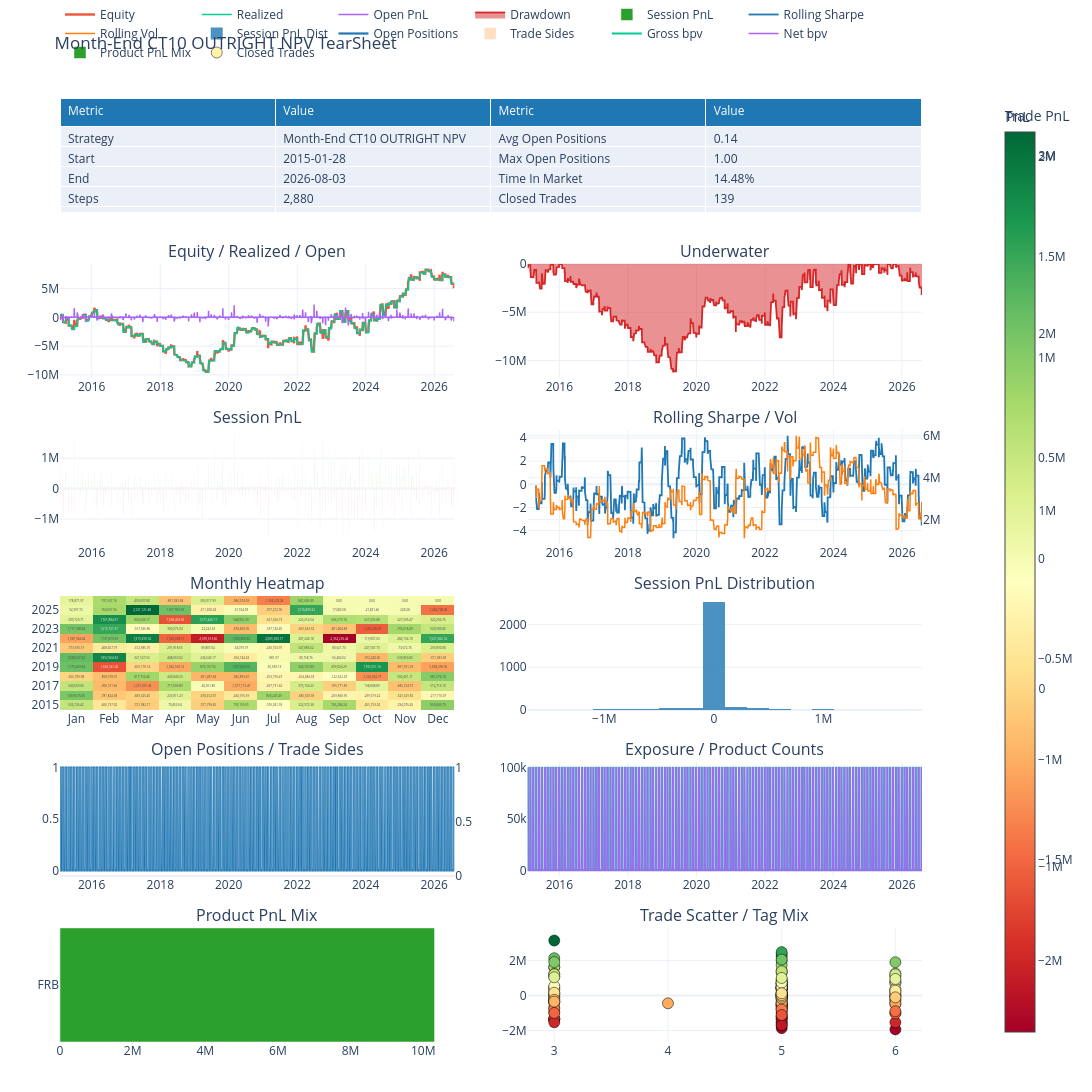

The cell this chart's notebook holds for it:
### Code cell
tearsheet = QueryBacktestTearSheet.from_backtest(bt)
# mpl_fig = tearsheet.plot_matplotlib()
plotly_fig = tearsheet.plot_plotly()
plotly_fig.show()
# summary = tearsheet.summary_frame

### Figure 1 — Plotly figure (JSON) as saved in the notebook; plotly's stock layout.template omitted (floating-point values rounded to 4 significant figures; data arrays with more than 128 entries replaced by an {"elided": "..."} marker saying what was removed)
{"data": [{"cells": {"align": "left", "values": [["Strategy", "Start", "End", "Steps", "Sessions", "Total PnL", "Realized PnL", "Open PnL", "Gross Realized", "Fees", "Avg Session PnL", "Best Session", "Worst Session", "Positive Sessions", "Negative Sessions", "Session Vol", "Sharpe", "Sortino", "Max Drawdown", "Current Drawdown", "VaR 95", "CVaR 95", "Entry Count", "Exit Count", "Trade Sides", "Active Trading Sessions", "Avg Entries / Session", "Avg Exits / Session", "Avg Sides / Session", "Avg Entries / Active Session", "Avg Exits / Active Session"], ["Month-End CT10 OUTRIGHT NPV", "2015-01-28", "2026-08-03", "2,880", "2,880", "5,909,655.94", "5,909,655.94", "0.00", "24,213,175.99", "13,900,000.00", "2,051.96", "1,742,696.62", "-1,637,326.86", "7.53%", "6.94%", "3,309,224.77", "0.16", "0.10", "-11,229,314.56", "-2,370,685.32", "-169,621.09", "-556,863.66", "139", "139", "278", "278", "0.05", "0.05", "0.10", "0.50", "0.50"], ["Avg Open Positions", "Max Open Positions", "Time In Market", "Closed Trades", "Winning Trades", "Losing Trades", "Flat Trades", "Open Trades", "Trade Hit Rate", "Profit Factor", "Payoff Ratio", "Gross Profit", "Gross Loss", "Expectancy", "Avg Trade PnL", "Median Trade PnL", "Avg Win", "Median Win", "Avg Loss", "Median Loss", "Max Win Trade", "Max Loss Trade", "Avg Hold Days", "Median Hold Days", "P90 Hold Days", "Avg Winner Hold", "Avg Loser Hold", "Avg Hold Steps", "Max Win Streak", "Max Loss Streak", "Current Trade Streak"], ["0.14", "1.00", "14.48%", "139", "72", "67", "0", "0", "51.80%", "1.22", "1.13", "57,810,151.51", "47,496,975.52", "74,195.51", "74,195.51", "43,255.94", "802,918.77", "562,472.68", "-708,910.08", "-574,187.70", "3,135,006.52", "-1,932,608.31", "4.68", "5.00", "6.00", "4.71", "4.66", "3.00", "5", "4", "Win 1"]]}, "domain": {"x": [0, 0.94], "y": [0.8792, 1]}, "header": {"align": "left", "fill": {"color": "#1f77b4"}, "font": {"color": "white"}, "values": ["Metric", "Value", "Metric", "Value"]}, "type": "table"}, {"line": {"width": 2.4}, "mode": "lines", "name": "Equity", "type": "scatter", "x": {"elided": "2880 str values"}, "xaxis": "x", "y": {"elided": "2880 float values"}, "yaxis": "y"}, {"line": {"width": 1.5}, "mode": "lines", "name": "Realized", "type": "scatter", "x": {"elided": "2880 str values"}, "xaxis": "x", "y": {"elided": "2880 float values"}, "yaxis": "y"}, {"line": {"width": 1.5}, "mode": "lines", "name": "Open PnL", "type": "scatter", "x": {"elided": "2880 str values"}, "xaxis": "x", "y": {"elided": "2880 float values"}, "yaxis": "y"}, {"fill": "tozeroy", "line": {"color": "#d62728", "width": 1.8}, "mode": "lines", "name": "Drawdown", "type": "scatter", "x": {"elided": "2880 str values"}, "xaxis": "x2", "y": {"elided": "2880 float values"}, "yaxis": "y2"}, {"marker": {"color": {"elided": "2880 str values"}}, "name": "Session PnL", "type": "bar", "x": {"elided": "2880 str values"}, "xaxis": "x3", "y": {"elided": "2880 float values"}, "yaxis": "y3"}, {"line": {"color": "#1f77b4", "width": 1.8}, "mode": "lines", "name": "Rolling Sharpe", "type": "scatter", "x": {"elided": "2880 str values"}, "xaxis": "x4", "y": {"elided": "2880 float values"}, "yaxis": "y4"}, {"line": {"color": "#ff7f0e", "width": 1.5}, "mode": "lines", "name": "Rolling Vol", "type": "scatter", "x": {"elided": "2880 str values"}, "xaxis": "x4", "y": {"elided": "2880 float values"}, "yaxis": "y5"}, {"colorbar": {"title": {"text": "PnL"}}, "colorscale": [[0, "rgb(165,0,38)"], [0.1, "rgb(215,48,39)"], [0.2, "rgb(244,109,67)"], [0.3, "rgb(253,174,97)"], [0.4, "rgb(254,224,139)"], [0.5, "rgb(255,255,191)"], [0.6, "rgb(217,239,139)"], [0.7, "rgb(166,217,106)"], [0.8, "rgb(102,189,99)"], [0.9, "rgb(26,152,80)"], [1, "rgb(0,104,55)"]], "text": {"elided": "12x12 str values"}, "texttemplate": "%{text}", "type": "heatmap", "x": ["Jan", "Feb", "Mar", "Apr", "May", "Jun", "Jul", "Aug", "Sep", "Oct", "Nov", "Dec"], "xaxis": "x5", "y": ["2015", "2016", "2017", "2018", "2019", "2020", "2021", "2022", "2023", "2024", "2025", "2026"], "yaxis": "y6", "z": {"elided": "12x12 float values"}}, {"marker": {"color": "#1f77b4"}, "name": "Session PnL Dist", "nbinsx": 30, "opacity": 0.8, "type": "histogram", "x": {"elided": "2880 float values"}, "xaxis": "x6", "yaxis": "y7"}, {"line": {"color": "#1f77b4", "width": 2.2}, "mode": "lines", "name": "Open Positions", "type": "scatter", "x": {"elided": "2880 str values"}, "xaxis": "x7", "y": {"elided": "2880 float values"}, "yaxis": "y8"}, {"marker": {"color": "#ff7f0e"}, "name": "Trade Sides", "opacity": 0.25, "type": "bar", "x": {"elided": "2880 str values"}, "xaxis": "x7", "y": {"elided": "2880 float values"}, "yaxis": "y9"}, {"line": {"width": 2}, "mode": "lines", "name": "Gross bpv", "type": "scatter", "x": {"elided": "2880 str values"}, "xaxis": "x8", "y": {"elided": "2880 float values"}, "yaxis": "y10"}, {"line": {"width": 1.5}, "mode": "lines", "name": "Net bpv", "type": "scatter", "x": {"elided": "2880 str values"}, "xaxis": "x8", "y": {"elided": "2880 float values"}, "yaxis": "y10"}, {"marker": {"color": ["#2ca02c"]}, "name": "Product PnL Mix", "orientation": "h", "type": "bar", "x": [10310000.0], "xaxis": "x9", "y": ["FRB"], "yaxis": "y11"}, {"marker": {"color": {"elided": "139 float values"}, "colorbar": {"title": {"text": "Trade PnL"}}, "colorscale": [[0, "rgb(165,0,38)"], [0.1, "rgb(215,48,39)"], [0.2, "rgb(244,109,67)"], [0.3, "rgb(253,174,97)"], [0.4, "rgb(254,224,139)"], [0.5, "rgb(255,255,191)"], [0.6, "rgb(217,239,139)"], [0.7, "rgb(166,217,106)"], [0.8, "rgb(102,189,99)"], [0.9, "rgb(26,152,80)"], [1, "rgb(0,104,55)"]], "line": {"color": "black", "width": 0.5}, "showscale": true, "size": 11}, "mode": "markers", "name": "Closed Trades", "text": {"elided": "139 str values"}, "type": "scatter", "x": {"elided": "139 float values"}, "xaxis": "x10", "y": {"elided": "139 float values"}, "yaxis": "y12"}], "layout": {"annotations": [{"font": {"size": 16}, "showarrow": false, "text": "Equity / Realized / Open", "x": 0.215, "xanchor": "center", "xref": "paper", "y": 0.8242, "yanchor": "bottom", "yref": "paper"}, {"font": {"size": 16}, "showarrow": false, "text": "Underwater", "x": 0.725, "xanchor": "center", "xref": "paper", "y": 0.8242, "yanchor": "bottom", "yref": "paper"}, {"font": {"size": 16}, "showarrow": false, "text": "Session PnL", "x": 0.215, "xanchor": "center", "xref": "paper", "y": 0.6483, "yanchor": "bottom", "yref": "paper"}, {"font": {"size": 16}, "showarrow": false, "text": "Rolling Sharpe / Vol", "x": 0.725, "xanchor": "center", "xref": "paper", "y": 0.6483, "yanchor": "bottom", "yref": "paper"}, {"font": {"size": 16}, "showarrow": false, "text": "Monthly Heatmap", "x": 0.215, "xanchor": "center", "xref": "paper", "y": 0.4725, "yanchor": "bottom", "yref": "paper"}, {"font": {"size": 16}, "showarrow": false, "text": "Session PnL Distribution", "x": 0.725, "xanchor": "center", "xref": "paper", "y": 0.4725, "yanchor": "bottom", "yref": "paper"}, {"font": {"size": 16}, "showarrow": false, "text": "Open Positions / Trade Sides", "x": 0.215, "xanchor": "center", "xref": "paper", "y": 0.2967, "yanchor": "bottom", "yref": "paper"}, {"font": {"size": 16}, "showarrow": false, "text": "Exposure / Product Counts", "x": 0.725, "xanchor": "center", "xref": "paper", "y": 0.2967, "yanchor": "bottom", "yref": "paper"}, {"font": {"size": 16}, "showarrow": false, "text": "Product PnL Mix", "x": 0.215, "xanchor": "center", "xref": "paper", "y": 0.1208, "yanchor": "bottom", "yref": "paper"}, {"font": {"size": 16}, "showarrow": false, "text": "Trade Scatter / Tag Mix", "x": 0.725, "xanchor": "center", "xref": "paper", "y": 0.1208, "yanchor": "bottom", "yref": "paper"}], "height": 2400, "legend": {"orientation": "h", "x": 0, "xanchor": "left", "y": 1.02, "yanchor": "bottom"}, "margin": {"b": 50, "l": 60, "r": 40, "t": 80}, "title": {"text": "Month-End CT10 OUTRIGHT NPV TearSheet"}, "width": 1600, "xaxis": {"anchor": "y", "domain": [0, 0.43]}, "xaxis10": {"anchor": "y12", "domain": [0.51, 0.94]}, "xaxis2": {"anchor": "y2", "domain": [0.51, 0.94]}, "xaxis3": {"anchor": "y3", "domain": [0, 0.43]}, "xaxis4": {"anchor": "y4", "domain": [0.51, 0.94]}, "xaxis5": {"anchor": "y6", "domain": [0, 0.43]}, "xaxis6": {"anchor": "y7", "domain": [0.51, 0.94]}, "xaxis7": {"anchor": "y8", "domain": [0, 0.43]}, "xaxis8": {"anchor": "y10", "domain": [0.51, 0.94]}, "xaxis9": {"anchor": "y11", "domain": [0, 0.43]}, "yaxis": {"anchor": "x", "domain": [0.7033, 0.8242]}, "yaxis10": {"anchor": "x8", "domain": [0.1758, 0.2967]}, "yaxis11": {"anchor": "x9", "domain": [0, 0.1208]}, "yaxis12": {"anchor": "x10", "domain": [0, 0.1208]}, "yaxis2": {"anchor": "x2", "domain": [0.7033, 0.8242]}, "yaxis3": {"anchor": "x3", "domain": [0.5275, 0.6483]}, "yaxis4": {"anchor": "x4", "domain": [0.5275, 0.6483]}, "yaxis5": {"anchor": "x4", "overlaying": "y4", "side": "right"}, "yaxis6": {"anchor": "x5", "domain": [0.3517, 0.4725]}, "yaxis7": {"anchor": "x6", "domain": [0.3517, 0.4725]}, "yaxis8": {"anchor": "x7", "domain": [0.1758, 0.2967]}, "yaxis9": {"anchor": "x7", "overlaying": "y8", "side": "right"}}}
